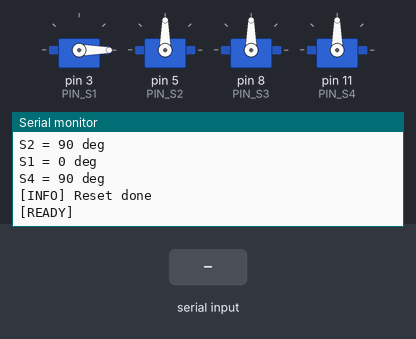
Simulated run of this sketch. Board: Arduino Uno, built with avr-gcc and run on an emulated ATmega328P. Parts: 4 × servo, the last lines printed to the serial monitor. Inputs (shaded band) come from the test bench.

Above: at 3.2 s.
3.3 s: "stop\n" received over Serial
At 4.3 s:
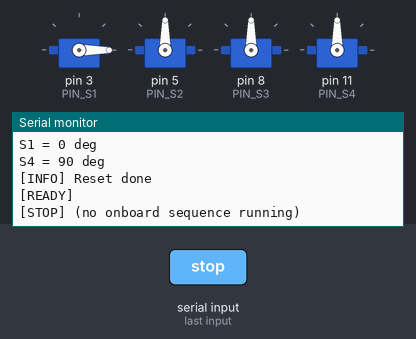
4.8 s: "start\n" received over Serial
At 5.5 s:
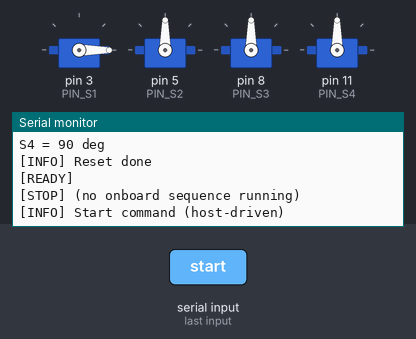
6.3 s: "delay\n" received over Serial
At 6.6 s:
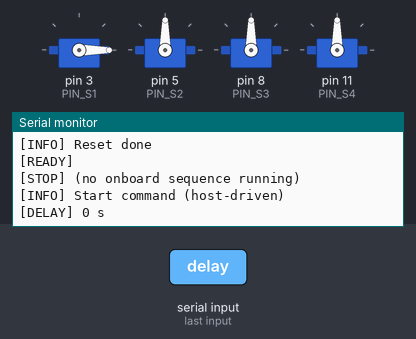
Timing chart, 0 to 9.3 s (numbered marks = the images above; inputs shaded):
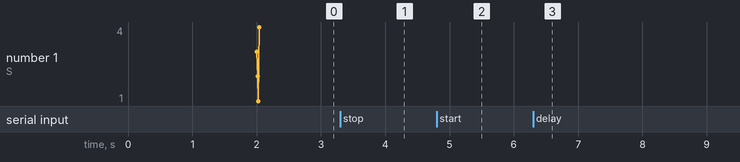

The sketch:

Board.ino
```cpp
// ====== Simple serial servo firmware for the Python GUI ======
#include <Arduino.h>
#include <Servo.h>

// ================== Pins ==================
const uint8_t PIN_S1 = 3;   // grip  (ย้ายมา D3 ตามที่แจ้ง)
const uint8_t PIN_S2 = 5;   // lift
const uint8_t PIN_S3 = 8;   // base
const uint8_t PIN_S4 = 11;  // neck

// ====== Calibrate pulse ranges (ปรับได้ตามรุ่นเซอร์โว) ======
// S1 ให้ช่วงกว้างขึ้นเพื่อดึงกำลัง/มุมให้มาเต็ม
const int MIN_US1 = 585,  MAX_US1 = 1900;
const int MIN_US2 = 600, MAX_US2 = 2550;
const int MIN_US3 = 600, MAX_US3 = 2550;
const int MIN_US4 = 1000, MAX_US4 = 2000;

// ====== Home angles (มุมพักตอนรีเซ็ต/จบงาน) ======
int HOME1 = 0, HOME2 = 90, HOME3 = 90, HOME4 = 90;

// หน่วงก่อนรีเซ็ตตอนเปิดเครื่อง/เพิ่งเสียบไฟ (ตามที่ขอ 2 วินาที)
const unsigned long WAIT_BEFORE_RESET_MS = 2000;

// --------------------------------------------------------------
Servo s1, s2, s3, s4;

static int angleToUs(int angle, int min_us, int max_us) {
  angle = constrain(angle, 0, 180);
  long us = (long)min_us + (long)(max_us - min_us) * angle / 180L;
  return (int)us;
}

static void writeAngle(Servo &sv, int servoIdx, int angle) {
  int us;
  switch (servoIdx) {
    case 1: us = angleToUs(angle, MIN_US1, MAX_US1); break;
    case 2: us = angleToUs(angle, MIN_US2, MAX_US2); break;
    case 3: us = angleToUs(angle, MIN_US3, MAX_US3); break;
    case 4: us = angleToUs(angle, MIN_US4, MAX_US4); break;
    default: return;
  }
  sv.writeMicroseconds(us);
  // รายงานกลับไป GUI เพื่ออัปเดตสไลเดอร์สด ๆ
  Serial.print("S"); Serial.print(servoIdx); Serial.print(" = ");
  Serial.print(constrain(angle, 0, 180));
  Serial.println(" deg");
}

static void setServo(int idx, int angle) {
  switch (idx) {
    case 1: writeAngle(s1, 1, angle); break;
    case 2: writeAngle(s2, 2, angle); break;
    case 3: writeAngle(s3, 3, angle); break;
    case 4: writeAngle(s4, 4, angle); break;
  }
}

static void resetPose() {
  setServo(3, HOME3);
  setServo(2, HOME2);
  setServo(1, HOME1);
  setServo(4, HOME4);
  Serial.println("[INFO] Reset done");
}

// --------------------------------------------------------------
void setup() {
  Serial.begin(9600);

  // แนบด้วยช่วงพัลส์ของแต่ละตัว (สำคัญกับ S1 มาก)
  s1.attach(PIN_S1, MIN_US1, MAX_US1);
  s2.attach(PIN_S2, MIN_US2, MAX_US2);
  s3.attach(PIN_S3, MIN_US3, MAX_US3);
  s4.attach(PIN_S4, MIN_US4, MAX_US4);

  delay(WAIT_BEFORE_RESET_MS);  // รอ 2 วินาทีให้ระบบนิ่ง
  resetPose();
  Serial.println("[READY]");
}

void loop() {
  if (!Serial.available()) return;

  String line = Serial.readStringUntil('\n');
  line.trim();
  if (line.length() == 0) return;

  // คำสั่งตัวอักษร
  if (line.startsWith("reset")) {
    resetPose();
    return;
  }
  if (line.startsWith("stop")) {
    Serial.println("[STOP] (no onboard sequence running)");
    return;
  }
  if (line.startsWith("start")) {
    // ลำดับหลักให้ GUI รันเอง
    Serial.println("[INFO] Start command (host-driven)");
    return;
  }
  if (line.startsWith("delay")) {
    int sec = line.substring(5).toInt();
    if (sec < 0) sec = 0;
    Serial.print("[DELAY] "); Serial.print(sec); Serial.println(" s");
    delay((unsigned long)sec * 1000UL);
    return;
  }

  // คำสั่งตัวเลข: "<idx> <angle>"
  int idx = -1, ang = -1;
  if (sscanf(line.c_str(), "%d %d", &idx, &ang) == 2) {
    if (idx >= 1 && idx <= 4) {
      ang = constrain(ang, 0, 180);
      setServo(idx, ang);
    } else {
      Serial.println("[ERR] idx must be 1..4");
    }
  } else {
    Serial.print("Unknown command: ");
    Serial.println(line);
  }
}
```

Measured:
- after the input at 3.3 s, the serial monitor: prints a new line at once (image 1)
- after the input at 4.8 s, the serial monitor: prints a new line at once (image 2)
- after the input at 6.3 s, the serial monitor: prints a new line at once (image 3)
